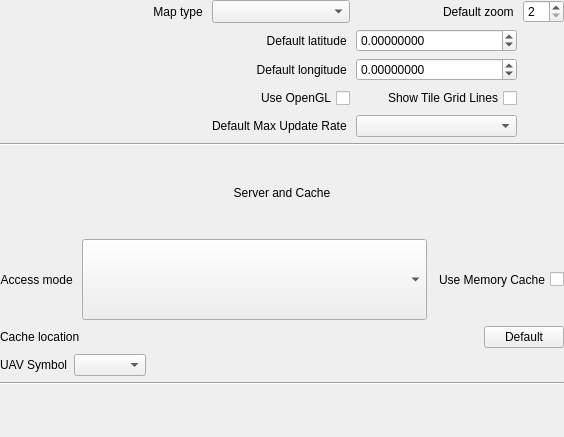
<?xml version="1.0" encoding="UTF-8"?>
<ui version="4.0">
 <class>OPMapGadgetOptionsPage</class>
 <widget class="QWidget" name="OPMapGadgetOptionsPage">
  <property name="geometry">
   <rect>
    <x>0</x>
    <y>0</y>
    <width>564</width>
    <height>437</height>
   </rect>
  </property>
  <property name="sizePolicy">
   <sizepolicy hsizetype="Preferred" vsizetype="Expanding">
    <horstretch>0</horstretch>
    <verstretch>0</verstretch>
   </sizepolicy>
  </property>
  <property name="minimumSize">
   <size>
    <width>445</width>
    <height>300</height>
   </size>
  </property>
  <property name="windowTitle">
   <string>Form</string>
  </property>
  <layout class="QVBoxLayout" name="verticalLayout">
   <property name="margin">
    <number>0</number>
   </property>
   <item>
    <widget class="QScrollArea" name="scrollArea">
     <property name="frameShape">
      <enum>QFrame::NoFrame</enum>
     </property>
     <property name="frameShadow">
      <enum>QFrame::Plain</enum>
     </property>
     <property name="widgetResizable">
      <bool>true</bool>
     </property>
     <widget class="QWidget" name="scrollAreaWidgetContents">
      <property name="geometry">
       <rect>
        <x>0</x>
        <y>0</y>
        <width>564</width>
        <height>437</height>
       </rect>
      </property>
      <layout class="QGridLayout" name="gridLayout">
       <property name="leftMargin">
        <number>0</number>
       </property>
       <property name="topMargin">
        <number>0</number>
       </property>
       <property name="rightMargin">
        <number>0</number>
       </property>
       <property name="bottomMargin">
        <number>12</number>
       </property>
       <item row="6" column="0" colspan="2">
        <layout class="QHBoxLayout" name="horizontalLayout_2">
         <item>
          <widget class="QLabel" name="label_8">
           <property name="sizePolicy">
            <sizepolicy hsizetype="Maximum" vsizetype="Preferred">
             <horstretch>0</horstretch>
             <verstretch>0</verstretch>
            </sizepolicy>
           </property>
           <property name="text">
            <string>UAV Symbol</string>
           </property>
          </widget>
         </item>
         <item>
          <widget class="QComboBox" name="uavSymbolComboBox">
           <property name="sizePolicy">
            <sizepolicy hsizetype="Maximum" vsizetype="Fixed">
             <horstretch>0</horstretch>
             <verstretch>0</verstretch>
            </sizepolicy>
           </property>
          </widget>
         </item>
         <item>
          <spacer name="horizontalSpacer">
           <property name="orientation">
            <enum>Qt::Horizontal</enum>
           </property>
           <property name="sizeHint" stdset="0">
            <size>
             <width>40</width>
             <height>20</height>
            </size>
           </property>
          </spacer>
         </item>
        </layout>
       </item>
       <item row="1" column="0" colspan="2">
        <widget class="Line" name="line">
         <property name="orientation">
          <enum>Qt::Horizontal</enum>
         </property>
        </widget>
       </item>
       <item row="5" column="0" colspan="2">
        <layout class="QHBoxLayout" name="horizontalLayout_3">
         <item>
          <widget class="QLabel" name="label_5">
           <property name="sizePolicy">
            <sizepolicy hsizetype="Minimum" vsizetype="Preferred">
             <horstretch>0</horstretch>
             <verstretch>0</verstretch>
            </sizepolicy>
           </property>
           <property name="text">
            <string>Cache location </string>
           </property>
          </widget>
         </item>
         <item>
          <widget class="Utils::PathChooser" name="lineEditCacheLocation" native="true">
           <property name="sizePolicy">
            <sizepolicy hsizetype="MinimumExpanding" vsizetype="Preferred">
             <horstretch>0</horstretch>
             <verstretch>0</verstretch>
            </sizepolicy>
           </property>
          </widget>
         </item>
         <item>
          <widget class="QPushButton" name="pushButtonCacheDefaults">
           <property name="sizePolicy">
            <sizepolicy hsizetype="Fixed" vsizetype="Fixed">
             <horstretch>0</horstretch>
             <verstretch>0</verstretch>
            </sizepolicy>
           </property>
           <property name="minimumSize">
            <size>
             <width>0</width>
             <height>0</height>
            </size>
           </property>
           <property name="cursor">
            <cursorShape>OpenHandCursor</cursorShape>
           </property>
           <property name="toolTip">
            <string>Restore default server and cache settings</string>
           </property>
           <property name="text">
            <string> Default </string>
           </property>
           <property name="checkable">
            <bool>false</bool>
           </property>
           <property name="checked">
            <bool>false</bool>
           </property>
           <property name="flat">
            <bool>false</bool>
           </property>
          </widget>
         </item>
        </layout>
       </item>
       <item row="7" column="0" colspan="2">
        <widget class="Line" name="line_2">
         <property name="orientation">
          <enum>Qt::Horizontal</enum>
         </property>
        </widget>
       </item>
       <item row="4" column="0" colspan="2">
        <layout class="QHBoxLayout" name="horizontalLayout">
         <item>
          <widget class="QLabel" name="label_6">
           <property name="text">
            <string>Access mode </string>
           </property>
           <property name="alignment">
            <set>Qt::AlignRight|Qt::AlignTrailing|Qt::AlignVCenter</set>
           </property>
          </widget>
         </item>
         <item>
          <widget class="QComboBox" name="accessModeComboBox">
           <property name="sizePolicy">
            <sizepolicy hsizetype="MinimumExpanding" vsizetype="Preferred">
             <horstretch>0</horstretch>
             <verstretch>0</verstretch>
            </sizepolicy>
           </property>
           <property name="minimumSize">
            <size>
             <width>160</width>
             <height>0</height>
            </size>
           </property>
           <property name="cursor">
            <cursorShape>OpenHandCursor</cursorShape>
           </property>
           <property name="frame">
            <bool>true</bool>
           </property>
          </widget>
         </item>
         <item>
          <widget class="QCheckBox" name="checkBoxUseMemoryCache">
           <property name="enabled">
            <bool>true</bool>
           </property>
           <property name="sizePolicy">
            <sizepolicy hsizetype="Minimum" vsizetype="Preferred">
             <horstretch>0</horstretch>
             <verstretch>0</verstretch>
            </sizepolicy>
           </property>
           <property name="minimumSize">
            <size>
             <width>0</width>
             <height>0</height>
            </size>
           </property>
           <property name="layoutDirection">
            <enum>Qt::RightToLeft</enum>
           </property>
           <property name="text">
            <string>Use Memory Cache</string>
           </property>
          </widget>
         </item>
        </layout>
       </item>
       <item row="0" column="0" colspan="2">
        <layout class="QGridLayout" name="gridLayout_3" rowstretch="0,0,0,0,0,0" rowminimumheight="22,22,22,0,22,0">
         <item row="2" column="0">
          <spacer name="horizontalSpacer_4">
           <property name="orientation">
            <enum>Qt::Horizontal</enum>
           </property>
           <property name="sizeHint" stdset="0">
            <size>
             <width>40</width>
             <height>20</height>
            </size>
           </property>
          </spacer>
         </item>
         <item row="0" column="0">
          <widget class="QLabel" name="label">
           <property name="text">
            <string>Map type </string>
           </property>
           <property name="alignment">
            <set>Qt::AlignRight|Qt::AlignTrailing|Qt::AlignVCenter</set>
           </property>
          </widget>
         </item>
         <item row="0" column="2">
          <widget class="QComboBox" name="providerComboBox">
           <property name="sizePolicy">
            <sizepolicy hsizetype="Preferred" vsizetype="Preferred">
             <horstretch>0</horstretch>
             <verstretch>0</verstretch>
            </sizepolicy>
           </property>
           <property name="minimumSize">
            <size>
             <width>0</width>
             <height>0</height>
            </size>
           </property>
           <property name="cursor">
            <cursorShape>OpenHandCursor</cursorShape>
           </property>
           <property name="maxVisibleItems">
            <number>15</number>
           </property>
           <property name="frame">
            <bool>true</bool>
           </property>
          </widget>
         </item>
         <item row="0" column="3">
          <widget class="QLabel" name="label_2">
           <property name="text">
            <string>Default zoom </string>
           </property>
           <property name="alignment">
            <set>Qt::AlignRight|Qt::AlignTrailing|Qt::AlignVCenter</set>
           </property>
          </widget>
         </item>
         <item row="0" column="4">
          <widget class="QSpinBox" name="zoomSpinBox">
           <property name="sizePolicy">
            <sizepolicy hsizetype="Minimum" vsizetype="Preferred">
             <horstretch>0</horstretch>
             <verstretch>0</verstretch>
            </sizepolicy>
           </property>
           <property name="minimumSize">
            <size>
             <width>0</width>
             <height>0</height>
            </size>
           </property>
           <property name="maximumSize">
            <size>
             <width>50</width>
             <height>16777215</height>
            </size>
           </property>
           <property name="frame">
            <bool>true</bool>
           </property>
           <property name="minimum">
            <number>2</number>
           </property>
           <property name="maximum">
            <number>18</number>
           </property>
          </widget>
         </item>
         <item row="1" column="2">
          <widget class="QLabel" name="label_3">
           <property name="text">
            <string>Default latitude </string>
           </property>
           <property name="alignment">
            <set>Qt::AlignRight|Qt::AlignTrailing|Qt::AlignVCenter</set>
           </property>
          </widget>
         </item>
         <item row="1" column="3">
          <widget class="QDoubleSpinBox" name="latitudeSpinBox">
           <property name="sizePolicy">
            <sizepolicy hsizetype="Minimum" vsizetype="Preferred">
             <horstretch>0</horstretch>
             <verstretch>0</verstretch>
            </sizepolicy>
           </property>
           <property name="minimumSize">
            <size>
             <width>120</width>
             <height>0</height>
            </size>
           </property>
           <property name="frame">
            <bool>true</bool>
           </property>
           <property name="decimals">
            <number>8</number>
           </property>
           <property name="minimum">
            <double>-90.000000000000000</double>
           </property>
           <property name="maximum">
            <double>90.000000000000000</double>
           </property>
          </widget>
         </item>
         <item row="2" column="2">
          <widget class="QLabel" name="label_4">
           <property name="text">
            <string>Default longitude </string>
           </property>
           <property name="alignment">
            <set>Qt::AlignRight|Qt::AlignTrailing|Qt::AlignVCenter</set>
           </property>
          </widget>
         </item>
         <item row="2" column="3">
          <widget class="QDoubleSpinBox" name="longitudeSpinBox">
           <property name="sizePolicy">
            <sizepolicy hsizetype="Minimum" vsizetype="Preferred">
             <horstretch>0</horstretch>
             <verstretch>0</verstretch>
            </sizepolicy>
           </property>
           <property name="minimumSize">
            <size>
             <width>120</width>
             <height>0</height>
            </size>
           </property>
           <property name="frame">
            <bool>true</bool>
           </property>
           <property name="decimals">
            <number>8</number>
           </property>
           <property name="minimum">
            <double>-180.000000000000000</double>
           </property>
           <property name="maximum">
            <double>180.000000000000000</double>
           </property>
          </widget>
         </item>
         <item row="4" column="3">
          <widget class="QCheckBox" name="checkBoxShowTileGridLines">
           <property name="enabled">
            <bool>true</bool>
           </property>
           <property name="sizePolicy">
            <sizepolicy hsizetype="Minimum" vsizetype="Preferred">
             <horstretch>0</horstretch>
             <verstretch>0</verstretch>
            </sizepolicy>
           </property>
           <property name="minimumSize">
            <size>
             <width>161</width>
             <height>0</height>
            </size>
           </property>
           <property name="mouseTracking">
            <bool>true</bool>
           </property>
           <property name="layoutDirection">
            <enum>Qt::RightToLeft</enum>
           </property>
           <property name="text">
            <string>Show Tile Grid Lines</string>
           </property>
          </widget>
         </item>
         <item row="4" column="2">
          <widget class="QCheckBox" name="checkBoxUseOpenGL">
           <property name="enabled">
            <bool>true</bool>
           </property>
           <property name="sizePolicy">
            <sizepolicy hsizetype="Minimum" vsizetype="Preferred">
             <horstretch>0</horstretch>
             <verstretch>0</verstretch>
            </sizepolicy>
           </property>
           <property name="minimumSize">
            <size>
             <width>0</width>
             <height>0</height>
            </size>
           </property>
           <property name="layoutDirection">
            <enum>Qt::RightToLeft</enum>
           </property>
           <property name="text">
            <string>Use OpenGL</string>
           </property>
          </widget>
         </item>
         <item row="5" column="3">
          <widget class="QComboBox" name="maxUpdateRateComboBox"/>
         </item>
         <item row="5" column="2">
          <widget class="QLabel" name="label_9">
           <property name="text">
            <string>Default Max Update Rate </string>
           </property>
           <property name="alignment">
            <set>Qt::AlignRight|Qt::AlignTrailing|Qt::AlignVCenter</set>
           </property>
          </widget>
         </item>
        </layout>
       </item>
       <item row="8" column="0">
        <spacer name="verticalSpacer">
         <property name="orientation">
          <enum>Qt::Vertical</enum>
         </property>
         <property name="sizeType">
          <enum>QSizePolicy::Preferred</enum>
         </property>
         <property name="sizeHint" stdset="0">
          <size>
           <width>20</width>
           <height>40</height>
          </size>
         </property>
        </spacer>
       </item>
       <item row="2" column="0" colspan="2">
        <widget class="QLabel" name="label_7">
         <property name="text">
          <string>Server and Cache</string>
         </property>
         <property name="alignment">
          <set>Qt::AlignCenter</set>
         </property>
        </widget>
       </item>
      </layout>
      <zorder></zorder>
      <zorder></zorder>
      <zorder></zorder>
      <zorder></zorder>
      <zorder>line_2</zorder>
      <zorder>verticalSpacer</zorder>
      <zorder>line</zorder>
      <zorder>label_7</zorder>
     </widget>
    </widget>
   </item>
  </layout>
 </widget>
 <customwidgets>
  <customwidget>
   <class>Utils::PathChooser</class>
   <extends>QWidget</extends>
   <header>utils/pathchooser.h</header>
   <container>1</container>
  </customwidget>
 </customwidgets>
 <resources/>
 <connections/>
</ui>
